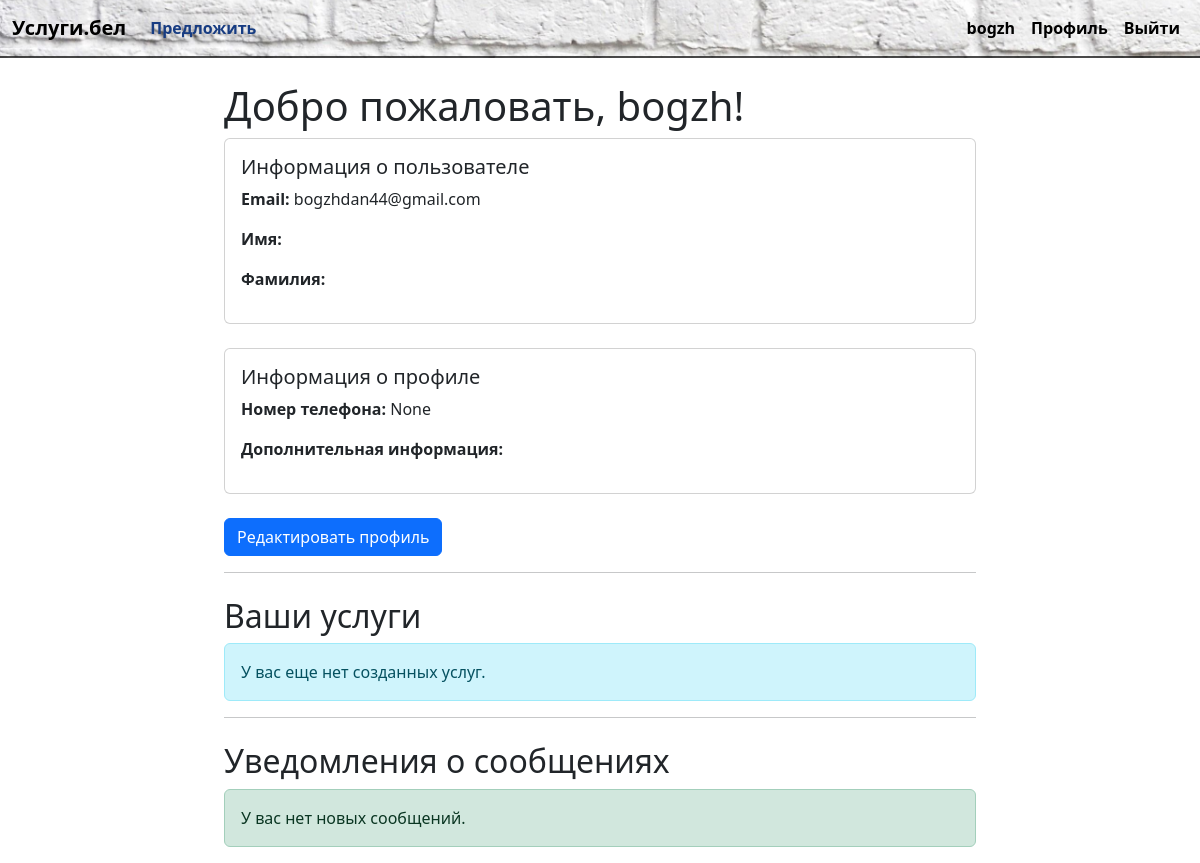
The page /accounts/profile/ (signed in) on the database as committed earlier.
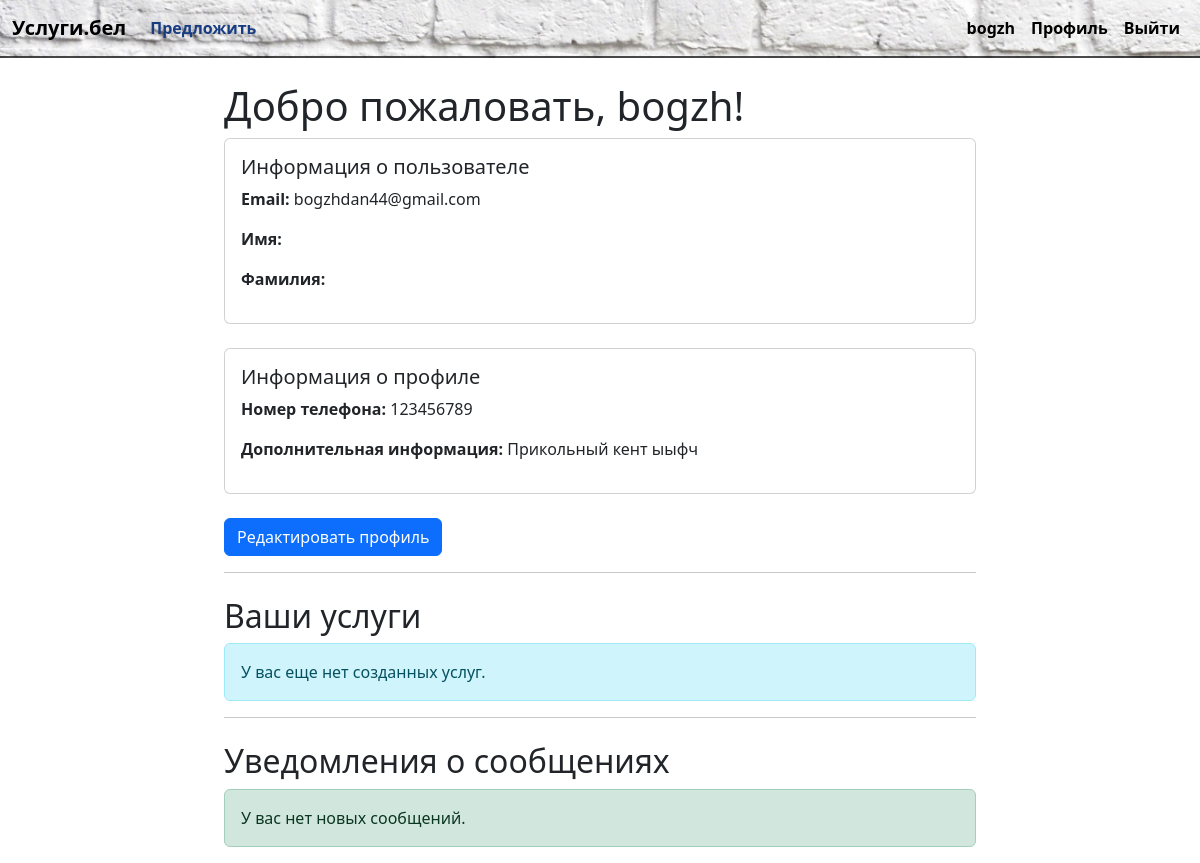
The same page on the database as committed later.
### users_and_accounts/models.py (models this page shows, shortened)
class UserProfile(models.Model):
    user = models.OneToOneField(User, on_delete=models.CASCADE)  # Добавлен related_name
    bio = models.TextField(blank=True)
    phone_number = models.CharField(max_length=15, blank=True, null=True)
    first_name = models.CharField(max_length=30, blank=True)
    last_name = models.CharField(max_length=30, blank=True)

### users_and_accounts/views.py (the view)
# urls.py: path('profile/', views.profile_view, name='profile'),
@login_required
def profile_view(request):
    profile, created = UserProfile.objects.get_or_create(user=request.user)
    services = Service.objects.filter(provider=request.user)
    return render(request, 'profile/profile.html', {
        'user': request.user,
        'profile': profile,
        'services': services,
    })

### users_and_accounts/templates/profile/profile.html (shortened to what this page needs)
{% extends 'base.html' %}
{% block content %}
<div class="container mt-4">
    <h1>Добро пожаловать, {{ user.username }}!</h1>
    <div class="card mb-4">
        <div class="card-body">
            <h5 class="card-title">Информация о пользователе</h5>
            <p><strong>Email:</strong> {{ user.email }}</p>
            <p><strong>Имя:</strong> {{ user.first_name }}</p>
            <p><strong>Фамилия:</strong> {{ user.last_name }}</p>
        </div>
    </div>
    {% if profile %}
        <div class="card mb-4">
            <div class="card-body">
                <h5 class="card-title">Информация о профиле</h5>
                <p><strong>Номер телефона:</strong> {{ profile.phone_number }}</p>
                <p><strong>Дополнительная информация:</strong> {{ profile.bio }}</p>
            </div>
        </div>
    {% else %}
        <div class="alert alert-warning" role="alert">
            У вас еще нет профиля. Пожалуйста, создайте его.
        </div>
    {% endif %}
    <a href="{% url 'edit_profile' %}" class="btn btn-primary">Редактировать профиль</a>
    <hr>
    <h2 class="mt-4">Ваши услуги</h2>
    {% if service %}
        <div class="row">
            {% for service in services %}
                <div class="col-md-4 mb-4">
                    <div class="card">
                        <div class="card-body">
                            <h5 class="card-title">
                                <a href="{% url 'service_detail' service.id %}" class="text-decoration-none">{{ service.title }}</a>
                            </h5>
                            <p class="card-text">{{ service.description|truncatechars:150 }}</p>
                            <p class="mb-0"><strong>Создано:</strong> {{ service.created_at|date:"d-m-Y H:i" }}</p>
                            <div class="mt-2">
                                <a href="{% url 'edit_service' service.id %}" class="btn btn-primary btn-sm">Редактировать</a>
                                <a href="{% url 'confirm_delete_service' service.id %}" class="btn btn-danger btn-sm">Удалить</a>
                            </div>
                        </div>
                    </div>
                </div>
            {% endfor %}
        </div>
    {% else %}
        <div class="alert alert-info" role="alert">
            У вас еще нет созданных услуг.
        </div>
    {% endif %}
    <hr>
    <h2 class="mt-4">Уведомления о сообщениях</h2>
    {% if unread_messages %}
        <div class="alert alert-info">
            У вас есть {{ unread_messages.count }} новых сообщений.
        </div>
        <ul class="list-group">
            {% for message in unread_messages %}
                <li class="list-group-item">
                    <strong>От:</strong> {{ message.sender.username }}<br>
                    <strong>Сообщение:</strong> {{ message.content|truncatechars:50 }}<br>
                    <a href="{% url 'message_detail' message.id %}" class="btn btn-link">Просмотреть</a>
                </li>
            {% endfor %}
        </ul>
    {% else %}
        <div class="alert alert-success" role="alert">
            У вас нет новых сообщений.
        </div>
    {% endif %}
</div>
{% endblock %}

Rows that differ between the two databases and show on the page:
changed UserProfile: phone_number "None" → "123456789"; bio (not shown) → "Прикольный кент ыыфч"
